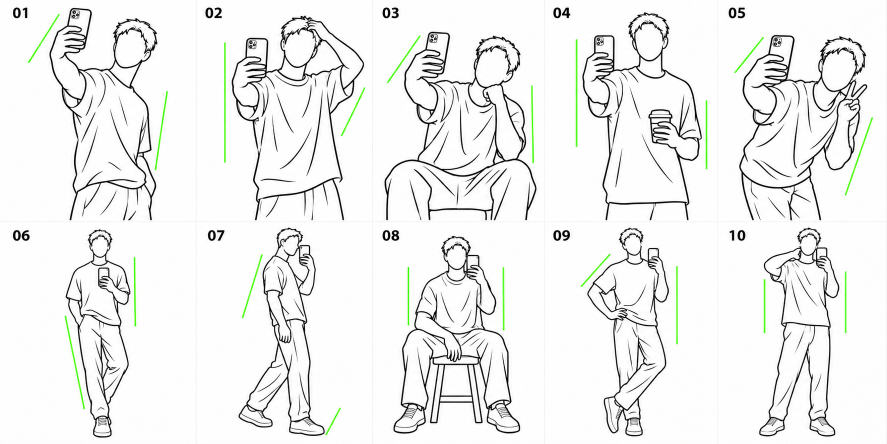
#> input picture src/assets/pose-sheets/male-selfie.png, 1774 x 887 px (shown at 1/2 size)
$ python import-male-selfie-sheet.py
#> lines starting #> are read from the running program, lines starting #| are printed output that depends on the picture; after the words box and inside, x2 and y2 are one past the last pixel; in counts of white or black regions, pixels touching at a corner belong together
"""Split the approved sheet, using red contours and its original green guides."""
from pathlib import Path
import shutil

import numpy as np
from PIL import Image, ImageDraw

ROOT = Path(__file__).resolve().parents[1]
SOURCE = ROOT / 'src/assets/pose-sheets/male-selfie.png'
OUTPUT = ROOT / 'src/assets/poses'


def extract():
    if not SOURCE.exists():
        shutil.copyfile(ROOT / '十格男性自拍姿勢示意圖.png', SOURCE)
    sheet = Image.open(SOURCE).convert('RGB')
#> sheet is the input picture: PIL image 1774x887 RGB; mean R, G, B 238.6, 239.6, 238.3
    if sheet.size != (1774, 887):
        raise ValueError(f'Unexpected sheet dimensions: {sheet.size}')
    # The generated sheet has unequal column widths; use its actual panel edges.
    columns = [0, 392, 745, 1099, 1435, 1774]
    rows = [0, 443, 887]
    preview = Image.new('RGB', (1100, 620), '#dddddd')
#> preview: PIL image 1100x620 RGB; every value is 221
    for index in range(10):
        row, col = divmod(index, 5)
        pixels = np.array(sheet.crop((columns[col] + 3, rows[row] + 3,
                                     columns[col + 1] - 3, rows[row + 1] - 3)))
        # Number badges sit above and to the left of every figure.
        pixels[:40, :70] = 255
        green = ((pixels[:, :, 1].astype(int) > pixels[:, :, 0].astype(int) + 35)
                 & (pixels[:, :, 1].astype(int) > pixels[:, :, 2].astype(int) + 35))
        alpha = np.where(green, 255,
                         np.clip((220 - pixels.min(axis=2).astype(float)) * 255 / 220,
                                 0, 255)).astype('uint8')
        rgb = np.where(green[:, :, None], pixels, (255, 59, 48)).astype('uint8')
        overlay = Image.fromarray(np.dstack((rgb, alpha)))
        bounds = overlay.getbbox()
        if bounds is None:
            raise ValueError(f'Empty pose {index + 1}')
        overlay = overlay.crop(bounds)
        padded = Image.new('RGBA', (overlay.width + 32, overlay.height + 32))
        padded.paste(overlay, (16, 16))
        padded.save(OUTPUT / f'male-selfie-{index + 1:02}.png', optimize=True)
        padded.thumbnail((200, 270))
        x = col * 220 + (220 - padded.width) // 2
        y = row * 310 + (280 - padded.height) // 2
        preview.paste(padded, (x, y), padded)
        ImageDraw.Draw(preview).text((col * 220 + 10, row * 310 + 287),
                                     f'{index + 1:02}', fill='black')
#> this loop made 10 passes
#> bounds on passes 1 to 10: (52, 12, 333, 437), (53, 28, 336, 437), (21, 60, 326, 437), (49, 21, 313, 437), (30, 66, 308, 437), (126, 12, 270, 430), (82, 9, 287, 426), (38, 25, 293, 422), (59, 9, 254, 427), (80, 9, 256, 427)
#> pass 1, in extract, `green = ((pixels[:, :, 1].astype(int) > pixels[:, :, 0].astype(int) + ..`:
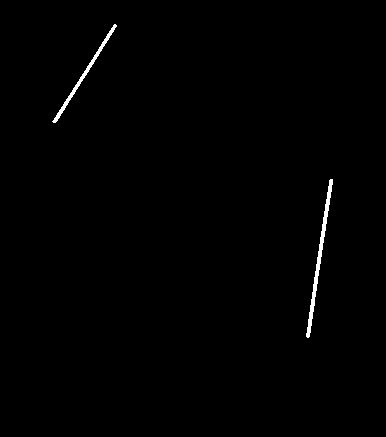
#> green: shape (437, 386) bool; 0.62% white; 2 white regions, box (x1, y1, x2, y2) and area: (306, 179, 333, 338) 625, (52, 24, 117, 123) 420
#> pass 1, in extract, `rgb = np.where(green[:, :, None], pixels, (255, 59, 48)).astype('uint8')`:
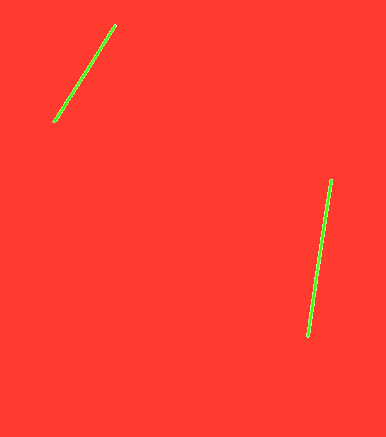
#> rgb: shape (437, 386, 3); mean R, G, B 254.1, 60.2, 48.1
#> after the loop:
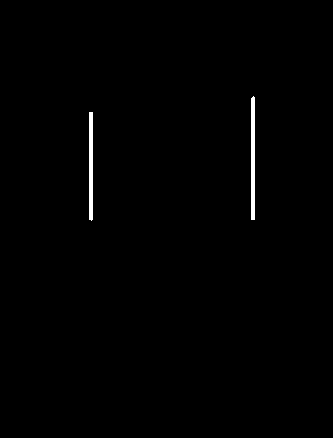
#> green: shape (438, 333) bool; 0.63% white; 2 white regions, box (x1, y1, x2, y2) and area: (251, 96, 255, 220) 492, (89, 112, 93, 221) 433
#> after the loop:
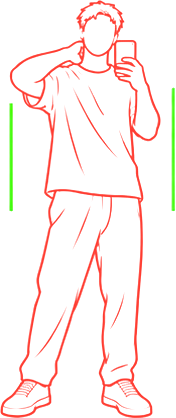
#> overlay: PIL image 176x418 RGBA; mean R, G, B, A 253.3, 61.4, 48.4, 21.2; transparent parts drawn white
#> after the loop:
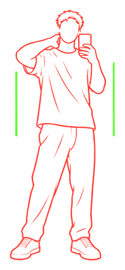
#> padded: PIL image 125x270 RGBA; mean R, G, B, A 37.3, 11.6, 8.1, 17.1; transparent parts drawn white
#> after the loop:
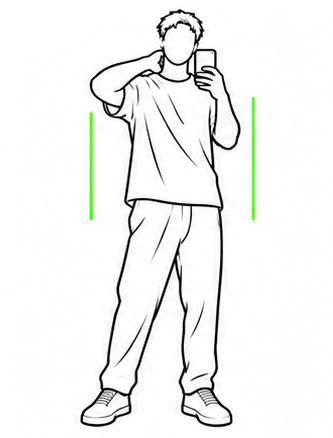
#> pixels: shape (438, 333, 3); mean R, G, B 242.2, 243.1, 241.9
#> after the loop:
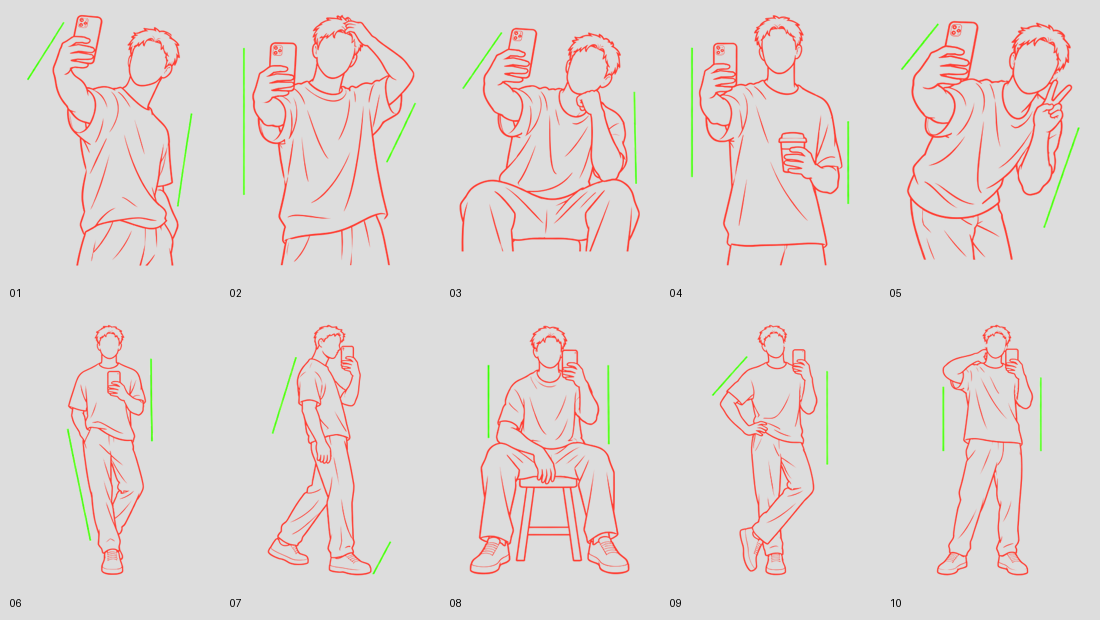
#> preview: PIL image 1100x620 RGB; mean R, G, B 221.7, 214.5, 213
    audit = ROOT / 'artifacts/pose-import/male-selfie-audit.png'
    audit.parent.mkdir(parents=True, exist_ok=True)
    preview.save(audit)
    print('Extracted 10 transparent male selfie assets.')


if __name__ == '__main__':
    extract()
